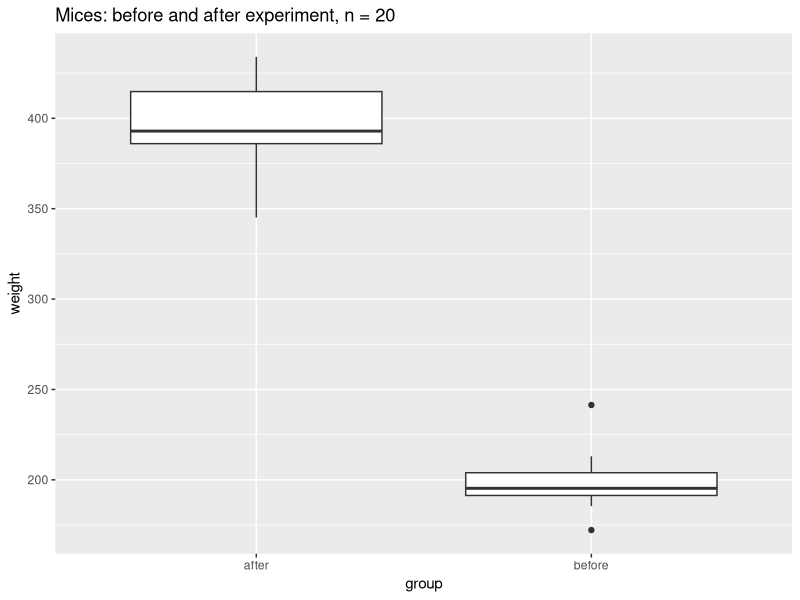

Reproduce this figure in R. (Note: this script raises an error after producing the figure.)
# Created 02/26/2021
# Update 02/25/2022
# Vitalii Zhukov
# COSC 6323

# Refs:
# http://www.sthda.com/english/wiki/paired-samples-t-test-in-r
# https://rcompanion.org/rcompanion/d_09.html
# https://stat-methods.com/home/paired-samples-t-test-r/

# Plan:
# 1. Inferences for two populations: Pooled t.test 
#   TASK 1
#   EXERCISE    
# 2. Paired t-test 
#   TASK 2
#   TASK 3
#   WORKFLOW
#   EXERCISE

# 1. TASK 1
# Assuming that the data in mtcars follows the normal 
# distribution, determine if there is significant 
# difference between the mean gas mileage of 4 cyl 
# and 8 cyl cars.
library(dplyr)
data("mtcars")
mtcars4 <- mtcars %>% filter(cyl == 4)
mtcars8 <- mtcars %>% filter(cyl == 8)

t.test(mtcars4$mpg, mtcars8$mpg)
?t.test
# Results
# 1. In mtcars, the mean mileage of 4 cyl is 26.66364 mpg 
# and the 8 cyl is 15.1 mpg.

# 2. The 95% confidence interval of the difference in 
# mean gas mileage is between 8.318518 and 14.808755 mpg.

# 3. Here, p value is less than 0.05. So, we can reject 
# the null hypothesis. So, there is significant difference 
# between gas mileage for the 4 cyl car and 8 cyl car.

# Alternative solution
# filter using multiple condition
mtcars_cyl_4_8 <- mtcars %>% filter(cyl %in% c(4,8))
# t test using two population from same dataset
t.test(mpg ~ cyl, data = mtcars_cyl_4_8)


# 2. EXERCISE
# Determine if cars with the weight > 3000 lbs have more horse 
# powers comparing to the cars with the weight < 3000.
# Will solve it together at 5:50

t.test(subset(mtcars, wt > 3)$hp,
subset(mtcars, wt < 3)$hp, alternative = "greater")

# 3. TASK 2 (Paired, MEAN + check for normality)
# Assuming that we have two groups of mice: before and 
# after treatment. 
# Is there any significant difference in the mean 
# weights after treatment?

# Data in two numeric vectors
# ++++++++++++++++++++++++++
# Weight of the mice before treatment
# data("mice2", package = "datarium")
before <-c(200.1, 190.9, 192.7, 213, 241.4, 
           196.9, 172.2, 185.5, 205.2, 193.7)

# Weight of the mice after treatment
after <-c(392.9, 393.2, 345.1, 393, 434, 
          427.9, 422, 383.9, 392.3, 352.2)

# Create a data frame
my_data <- data.frame( 
    group = rep(c("before", "after"), each = 10),
    weight = c(before,  after)
)

# Summary statistics (using dplyr)
group_by(my_data, group) %>%
    summarise(
        count = n(),
        mean = mean(weight, na.rm = TRUE),
        sd = sd(weight, na.rm = TRUE)
    )


# Visualize
library(ggplot2)
ggplot(my_data, aes(x=group, y=weight)) +
    geom_boxplot() +
    ggtitle(paste("Mices: before and after experiment, n =",
                  nrow(my_data)))

# Important questions before tests:
# Are two samples paired?
# Is the sample size large enough?
# How can we check normality?

# Use Shapiro-Wilk
# compute the difference
d <- with(my_data, 
          weight[group == "before"] - 
              weight[group == "after"])

# Shapiro-Wilk normality test for the differences
shapiro.test(d)
# Null hypothesis: the data are normally distributed
# Alternative hypothesis: data not normally distributed

# RESULTS
# From the output, the p-value is greater than the 
# significance level 0.05 implying that the distribution 
# of the differences (d) are not significantly different 
# from normal distribution. In other words, we can assume 
# the normality.

# Option I. Compute t-test
res <- t.test(before, after, paired = TRUE)
res

# Option II. Compute paired t-test
res <- t.test(weight ~ group, data = my_data, paired = TRUE)
res

# RESULTS
# The p-value of the test is 6.210^{-9}, which is less 
# than the significance level alpha = 0.05. We can then 
# reject null hypothesis and conclude that the average 
# weight of the mice before treatment is significantly 
# different from the average weight after treatment 
# with a p-value = 6.210^{-9}.


# 4. TASK 3
# Paired t-test, Flicker feather example
# Yellowness index for Typical and Odd birds.
Input = ("
 Bird   Typical  Odd
 A     -0.255   -0.324
 B     -0.213   -0.185
 C     -0.190   -0.299
 D     -0.185   -0.144
 E     -0.045   -0.027
 F     -0.025   -0.039
 G     -0.015   -0.264
 H      0.003   -0.077
 I      0.015   -0.017
 J      0.020   -0.169
 K      0.023   -0.096
 L      0.040   -0.330
 M      0.040   -0.346
 N      0.050   -0.191
 O      0.055   -0.128
 P      0.058   -0.182  
")

Data = read.table(textConnection(Input),header=TRUE)

Difference = Data$Odd - Data$Typical

# Simple plot of difference
plot(Difference,
     pch = 16,
     ylab="Difference (Odd – Typical)")

abline(0,0, col="blue", lwd=2)

# A simple plot of differences between one sample 
# and the other.  Points below the blue line indicate 
# observations where Typical is greater than Odd, that 
# is where (Odd – Typical) is negative.

# Checking assumptions of the model
Data$Difference = Data$Odd - Data$Typical

hist(Difference,    
     col="gray",  
     main="Histogram of differences", 
     xlab="Difference")

shapiro.test(Difference)
# Null hypothesis: the data are normally distributed
# Alternative hypothesis: data not normally distributed

t.test(Data$Typical, 
       Data$Odd, 
       paired=TRUE, 
       conf.level=0.95)

# 5. COMMON WORKFLOW:
#1. Produce descriptive statistics by group
#2. Perform the Shapiro-Wilk Test for Normality on each group
#3. Perform a hist/QQ plot of the differences
#4. Produce boxplots and visually check for outliers
#5. Perform an Independent Samples T-test


# 6. EXERCISE
# Is there is a significant difference in the mean 
# scores between a pre-test and a post-test for 20 students
# Check for normality and plot the results.
# https://github.com/vvzhukov/COSC6323_public_files/blob/main/lesson5.csv
exc6_data <- read.csv("lesson5.csv")
exc6_diff <- subset(exc6_data, group == "pre")$score - 
    subset(exc6_data, group == "post")$score
shapiro.test(exc6_diff)
t.test(subset(exc6_data, group == "pre")$score,
       subset(exc6_data, group == "post")$score, paired = TRUE)
# The answer should include:
# 1. For normality test: stats, p-value, 
# 2. For t.test: test stats, df, p-value
# 3. Your conclusion

# Will solve it together at 6:25